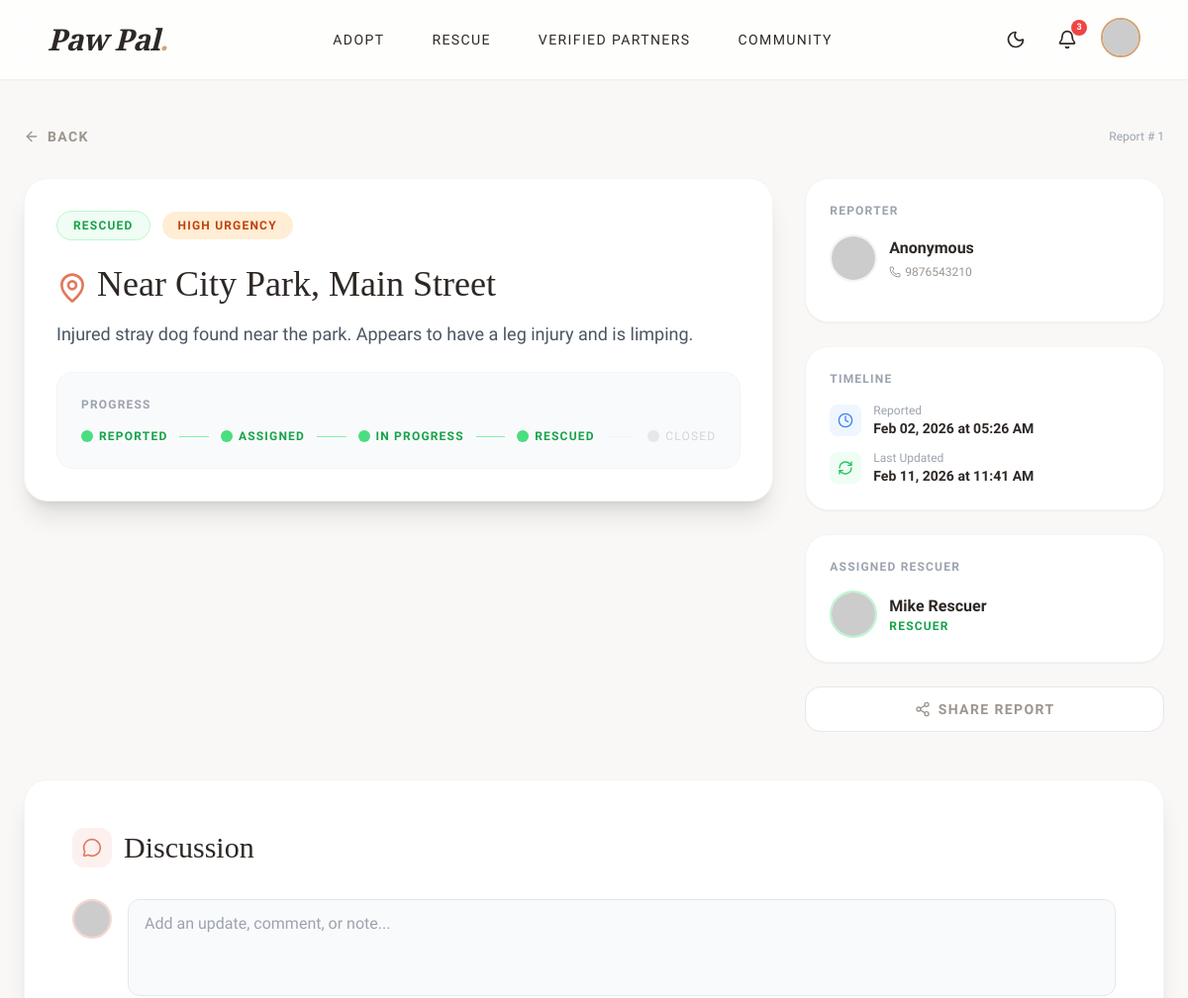
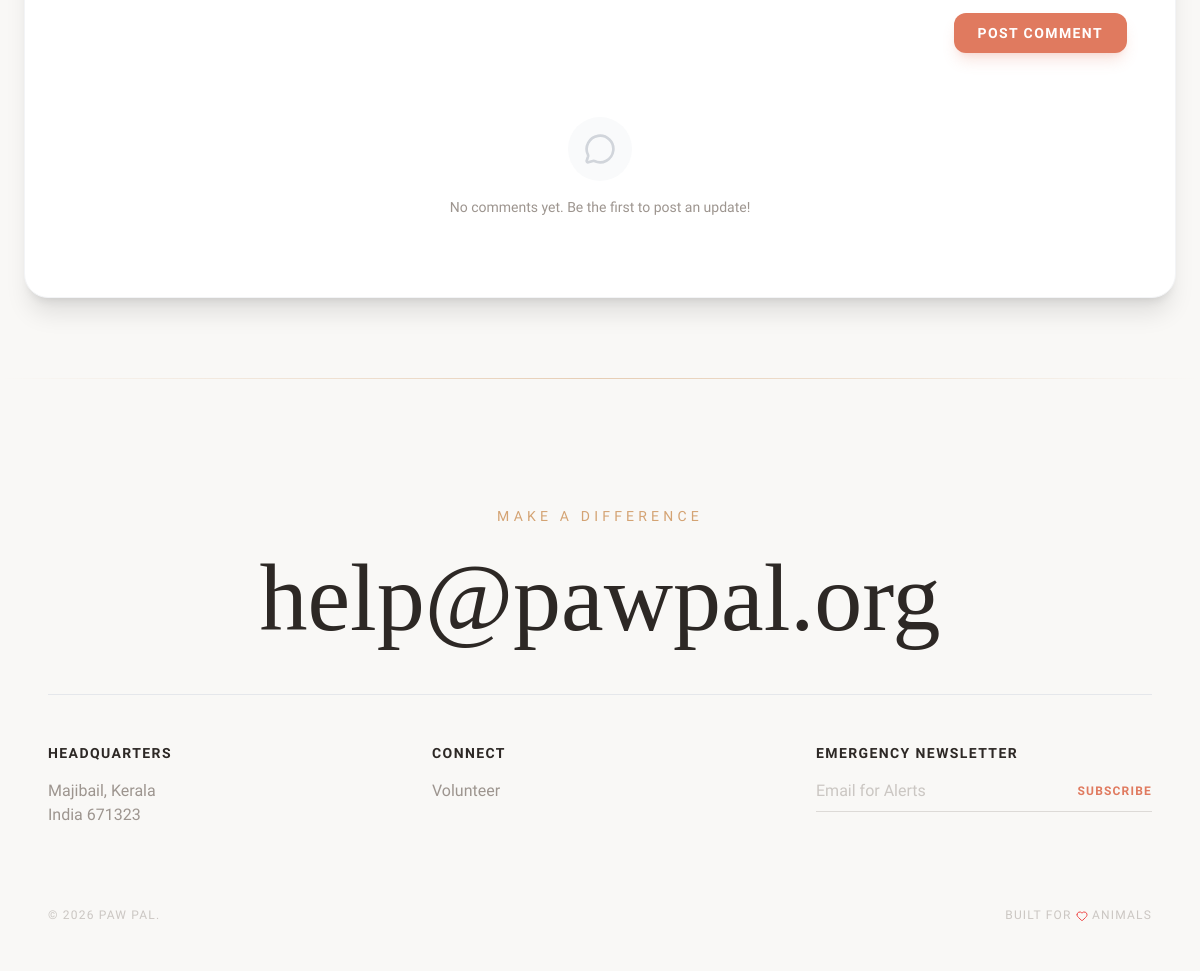
Page /rescue-details.php?id=1 (signed in) on the committed database (2 pictures, top to bottom).
### tables this page shows
CREATE TABLE `rescue_reports` (
  `id` int(11) NOT NULL,
  `reporter_id` int(11) DEFAULT NULL,
  `reporter_name` varchar(100) DEFAULT NULL,
  `contact_phone` varchar(20) DEFAULT NULL,
  `location` varchar(255) NOT NULL,
  `latitude` decimal(10,8) DEFAULT NULL,
  `longitude` decimal(11,8) DEFAULT NULL,
  `description` text NOT NULL,
  `animal_type` varchar(50) DEFAULT NULL,
  `urgency` enum('Low','Medium','High','Critical') DEFAULT 'Medium',
  `image` varchar(255) DEFAULT NULL,
  `status` enum('Reported','Assigned','In Progress','Rescued','Closed') DEFAULT 'Reported',
  `assigned_to` int(11) DEFAULT NULL,
  `reported_at` timestamp NOT NULL DEFAULT current_timestamp(),
  `updated_at` timestamp NOT NULL DEFAULT current_timestamp() ON UPDATE current_timestamp()
);

CREATE TABLE `users` (
  `id` int(11) NOT NULL,
  `username` varchar(50) NOT NULL,
  `email` varchar(100) NOT NULL,
  `password` varchar(255) NOT NULL,
  `phone` varchar(20) DEFAULT NULL,
  `address` text DEFAULT NULL,
  `role` enum('user','admin','volunteer','rescuer','organization') DEFAULT 'user',
  `is_verified` tinyint(1) DEFAULT 0,
  `created_at` timestamp NOT NULL DEFAULT current_timestamp(),
  `gender` varchar(20) DEFAULT NULL,
  `dob` date DEFAULT NULL,
  `profile_image` varchar(255) DEFAULT NULL,
  `lives_saved` int(11) DEFAULT 0,
  `organization_name` varchar(150) DEFAULT NULL,
  `reset_token` varchar(255) DEFAULT NULL,
  `reset_expiry` datetime DEFAULT NULL
);

### rescue-details.php (the view, shortened to what the rows shown need)
<?php
include 'config.php';
$rescue_id = (int) $_GET['id'];
$sql = "SELECT r.*, u.username as reporter_username, u.profile_image as reporter_image,
        u.email as reporter_email, u.role as reporter_role, u.is_verified as reporter_verified,
        a.username as assignee_username, a.profile_image as assignee_image
        FROM rescue_reports r
        LEFT JOIN users u ON r.reporter_id = u.id
        LEFT JOIN users a ON r.assigned_to = a.id
        WHERE r.id = $rescue_id";
$result = $conn->query($sql);
$rescue = $result->fetch_assoc();
include 'includes/header.php';
$statusColors = [
    'Reported' => 'bg-blue-50 text-blue-600 border-blue-200',
    'Assigned' => 'bg-purple-50 text-purple-600 border-purple-200',
    'In Progress' => 'bg-yellow-50 text-yellow-700 border-yellow-200',
    'Rescued' => 'bg-green-50 text-green-600 border-green-200',
    'Closed' => 'bg-gray-50 text-gray-500 border-gray-200',
];
$urgencyColors = [
    'Low' => 'bg-green-100 text-green-700',
    'Medium' => 'bg-yellow-100 text-yellow-700',
    'High' => 'bg-orange-100 text-orange-700',
    'Critical' => 'bg-red-100 text-red-700',
];
$statusClass = $statusColors[$rescue['status']] ?? 'bg-gray-50 text-gray-500 border-gray-200';
$urgencyClass = $urgencyColors[$rescue['urgency']] ?? 'bg-gray-100 text-gray-700';
?>
<section class="pt-32 pb-20 px-6">
    <div class="max-w-6xl mx-auto">
        <div class="mb-8 flex justify-between items-center">
            <a href="javascript:history.back()"
                class="text-paw-gray hover:text-paw-alert flex items-center gap-2 text-sm uppercase tracking-widest font-bold transition-colors">
                <i data-lucide="arrow-left" class="w-4 h-4"></i> Back
            </a>
            <span class="text-xs text-gray-400">Report #
                <?php echo $rescue['id']; ?>
            </span>
        </div>
        <div class="grid grid-cols-1 lg:grid-cols-3 gap-8">
            <div class="lg:col-span-2 space-y-6">
                <div class="bg-white rounded-3xl shadow-xl overflow-hidden border border-gray-100 p-8">
                    <div class="flex flex-wrap items-center gap-3 mb-6">
                        <span
                            class="px-4 py-1.5 rounded-full text-xs font-bold uppercase tracking-widest border <?php echo $statusClass; ?>">
                            <?php echo $rescue['status']; ?>
                        </span>
                        <span
                            class="px-4 py-1.5 rounded-full text-xs font-bold uppercase tracking-widest <?php echo $urgencyClass; ?>">
                            <?php echo $rescue['urgency']; ?> Urgency
                        </span>
                    </div>
                    <h1 class="font-serif text-4xl text-paw-dark mb-4">
                        <i data-lucide="map-pin" class="w-8 h-8 inline text-paw-alert"></i>
                        <?php echo htmlspecialchars($rescue['location']); ?>
                    </h1>
                    <p class="text-gray-600 leading-relaxed text-lg mb-6">
                        <?php echo nl2br(htmlspecialchars($rescue['description'])); ?>
                    </p>
                    <div class="bg-gray-50 rounded-2xl p-6 border border-gray-100">
                        <p class="text-xs font-bold uppercase tracking-widest text-gray-400 mb-4">Progress</p>
                        <div class="flex items-center gap-3 flex-wrap">
                        </div>
                    </div>
                </div>
            </div>
            <div class="space-y-6">
                <div class="bg-white rounded-3xl shadow-sm p-6 border border-gray-100">
                    <div class="flex items-center gap-3 mb-4">
                        <div>
                            <p class="font-bold text-paw-dark">
                                <?php echo htmlspecialchars($rescue['reporter_username'] ?? $rescue['reporter_name'] ?? 'Anonymous'); ?>
                            </p>
                            <?php if (!empty($rescue['contact_phone'])): ?>
                                <p class="text-xs text-paw-gray flex items-center gap-1 mt-1">
                                    <i data-lucide="phone" class="w-3 h-3"></i>
                                    <a href="tel:<?php echo htmlspecialchars($rescue['contact_phone']); ?>"
                                        class="hover:text-paw-alert transition-colors">
                                        <?php echo htmlspecialchars($rescue['contact_phone']); ?>
                                    </a>
                                </p>
                            <?php endif; ?>
                        </div>
                    </div>
                </div>
                <div class="bg-white rounded-3xl shadow-sm p-6 border border-gray-100">
                    <div class="space-y-3">
                        <div class="flex items-center gap-3">
                            <div>
                                <p class="text-xs text-gray-400">Reported</p>
                                <p class="text-sm font-bold text-paw-dark">
                                    <?php echo date('M d, Y \a\t h:i A', strtotime($rescue['reported_at'])); ?>
                                </p>
                            </div>
                        </div>
                        <div class="flex items-center gap-3">
                            <div>
                                <p class="text-xs text-gray-400">Last Updated</p>
                                <p class="text-sm font-bold text-paw-dark">
                                    <?php echo date('M d, Y \a\t h:i A', strtotime($rescue['updated_at'])); ?>
                                </p>
                            </div>
                        </div>
                    </div>
                </div>
                <?php if (!empty($rescue['assignee_username'])): ?>
                    <div class="bg-white rounded-3xl shadow-sm p-6 border border-gray-100">
                        <p class="text-xs font-bold uppercase tracking-widest text-gray-400 mb-4">Assigned Rescuer</p>
                        <div class="flex items-center gap-3">
                            <div class="w-12 h-12 rounded-full overflow-hidden border-2 border-green-200">
                                <img src="<?php
                                $aImgSrc = 'https://api.dicebear.com/9.x/toon-head/svg?seed=' . urlencode($rescue['assignee_username']);
                                echo $aImgSrc;
                                ?>" class="w-full h-full object-cover" alt="Rescuer">
                            </div>
                            <div>
                                <p class="font-bold text-paw-dark">
                                    <?php echo htmlspecialchars($rescue['assignee_username']); ?>
                                </p>
                                <p class="text-xs text-green-600 font-bold uppercase tracking-widest">Rescuer</p>
                            </div>
                        </div>
                    </div>
                <?php endif; ?>
            </div>
        </div>
        <div class="mt-12" id="comments">
            <div class="bg-white rounded-3xl shadow-xl overflow-hidden border border-gray-100 p-8 md:p-12">
                <div class="flex items-center gap-3 mb-8">
                    <h2 class="font-serif text-3xl text-paw-dark">Discussion</h2>
                </div>
            </div>
        </div>
    </div>
</section>
<?php include 'includes/footer.php'; ?>

### rows in the picture
rescue_reports: id "1", status "RESCUED", urgency "HIGH", location "Near City Park, Main Street", description "Injured stray dog found near the park. Appears to have a leg injury and is limping.", reporter_name "Anonymous", contact_phone "9876543210", reported_at "Feb 02, 2026 at 05:26 AM", updated_at "Feb 11, 2026 at 11:41 AM", assigned_to.username "Mike Rescuer"

### other values in the picture
$notifCount "3"
$stage "REPORTED"
$stage "ASSIGNED"
$stage "IN PROGRESS"
$stage "RESCUED"
$stage "CLOSED"
